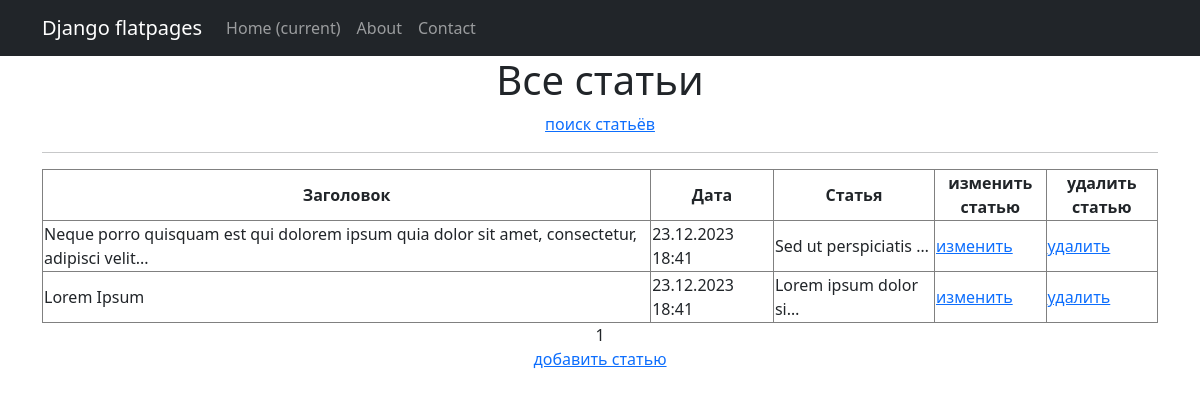
The app's page /artikulls/, older data.
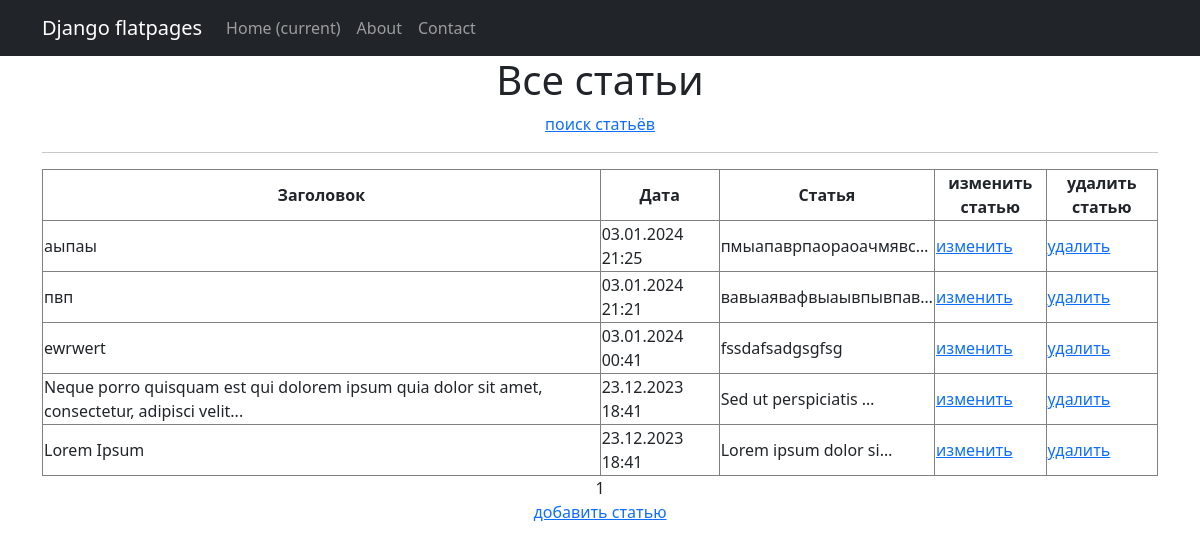
The same page, newer data.
### sajt/models.py (models this page shows, shortened)
class Post(models.Model):
    artikul = 'AR'
    news = 'NE'
    POSITIONS = [
        (artikul, 'статья'),
        (news, 'новость'),
    ]
    author = models.ForeignKey(Author, on_delete=models.CASCADE)
    type = models.CharField(max_length = 2, choices = POSITIONS, default=news, blank=True)
    datetime_in = models.DateTimeField(auto_now_add = True)
    head = models.CharField(max_length = 255)
    tekst = models.TextField()
    rating = models.IntegerField(default = 0)
    category = models.ManyToManyField(Category, through='PostCategory')

### sajt/views.py (the view)
# urls.py: path('artikulls/', ArtikullsList.as_view(), name= 'artikulls_list'),
class ArtikullsList(ListView):
    model = Post
    queryset = Post.objects.filter(type__exact='AR').order_by('-datetime_in')
    template_name = 'artikulls.html'
    context_object_name = 'artikulls'
    paginate_by = 10

### templates/artikulls.html (shortened to what this page needs)
{% extends 'flatpages/default.html' %}
{% block content %}
   <h1>Все статьи</h1>
   <p><a href="/artikulls/search/">поиск статьёв</a></p>
   <hr>
   {% if artikulls %}
       <table class="table-bordered" width="100%">
           <tr>
               <th>Заголовок</th>
               <th>Дата</th>
               <th>Статья</th>
               <th>изменить статью</th>
               <th>удалить статью</th>
           </tr>
           {% for artikull in artikulls %}
           <tr align="left">
               <td>{{ artikull.head }}</td>
               <td>{{ artikull.datetime_in|date:'d.m.Y H:i' }}</td>
               <td>{{ artikull.tekst|truncatechars:21 }}</td>
               <td width="10%"><a href="/news/{{artikull.id}}/edit/">изменить</a></td>
               <td width="10%"><a href="/news/{{artikull.id}}/delete/">удалить</a></td>
           {% endfor %}
       </table>
   {% else %}
       <h2>статей нет!</h2>
   {% endif %}
   {{ page_obj.number }}
<p><a href="/artikulls/create/">добавить статью</a></p>
{% endblock content %}

Row changes from the older to the newer data that the page shows:
added Post: head "аыпаы", datetime_in "03.01.2024 21:25", tekst "пмыапаврпаораоачмявс…"
added Post: head "пвп", datetime_in "03.01.2024 21:21", tekst "вавыаявафвыаывпывпав…"
added Post: head "ewrwert", datetime_in "03.01.2024 00:41", tekst "fssdafsadgsgfsg"
